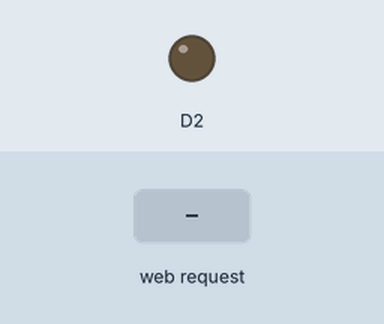
Recording of a sketch running on a simulated ESP8266 (NodeMCU). Shown: output pins drawn as LEDs (lit = HIGH). The test bench sets the inputs (shaded band). WiFi joins after 1.5 s; servers stay silent unless stated; what the sketch prints to the serial monitor is not drawn.

Above: at 2.7 s.
2.8 s: HTTP request GET /gpio/0 received
At 3.4 s:
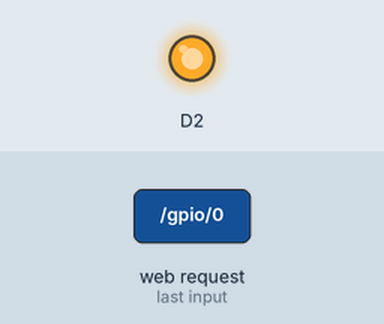
4.3 s: HTTP request GET /gpio/1 received
At 4.6 s:
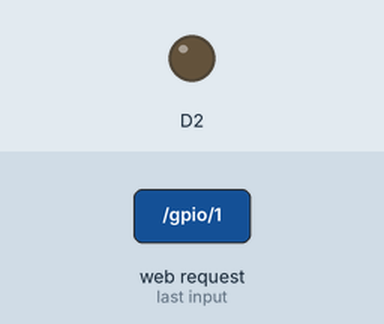
Timing chart, 0 to 7.3 s (numbered marks = the images above; inputs shaded):
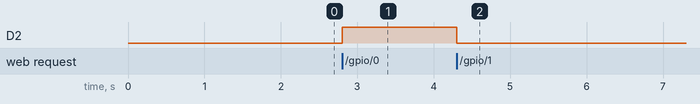

Measured:
- after the input at 2.8 s, D2: LOW → HIGH at once
- after the input at 4.3 s, D2: HIGH → LOW at once

The sketch:

sketch_apr16a.ino
```cpp
#include <ESP8266WiFi.h>


#ifndef STASSID
#define STASSID "test"
#define STAPSK  "a12345678"
#endif

const char* ssid = STASSID;
const char* password = STAPSK;


WiFiServer server(80);

void setup() {
  Serial.begin(9600);


  pinMode(D2, OUTPUT);
  digitalWrite(D2, 0);

  //连接WiFi
  Serial.println();
  Serial.println();
  Serial.print("Connecting to ");
  Serial.println(ssid);

  WiFi.mode(WIFI_STA);
  WiFi.begin(ssid, password);

  while (WiFi.status() != WL_CONNECTED) {
    delay(500);
    Serial.print(F("."));
  }
  Serial.println();
  Serial.println(F("WiFi connected"));

  server.begin();
  Serial.println("Server started");

  Serial.println(WiFi.localIP());
}

void loop() {
  WiFiClient client = server.available();
  if (!client) {
    return;
  }
  Serial.println(F("new client"));

  client.setTimeout(5000); //默认为 1000

  String req = client.readStringUntil('\r');
  Serial.println(F("request: "));
  Serial.println(req);

  int val;
  if (req.indexOf(F("/gpio/0")) != -1) {
    val = 1;
    Serial.println("开灯");

  } else if (req.indexOf(F("/gpio/1")) != -1) {
    val = 0;
     Serial.println("关灯");
  } else {
    Serial.println(F("invalid request"));
    val = digitalRead(D2);
  }


  digitalWrite(D2, val);

  while (client.available()) {
    client.read();
  }

  client.print(F("HTTP/1.1 200 OK\r\nContent-Type: text/html\r\n\r\n<!DOCTYPE HTML>\r\n<html>\r\n<meta charset=\"utf-8\">LED灯控制 : "));
  client.print((val) ? F("关") : F("开"));
  client.print(F("<br><br> <a href='http://"));
  client.print(WiFi.localIP());
  client.print(F("/gpio/1'>  点击开灯  </a> , 或  <a href='http://"));
  client.print(WiFi.localIP());
  client.print(F("/gpio/0'>  点击关灯  </a> </html>"));

  Serial.println(F("Disconnecting from client"));
}
```
